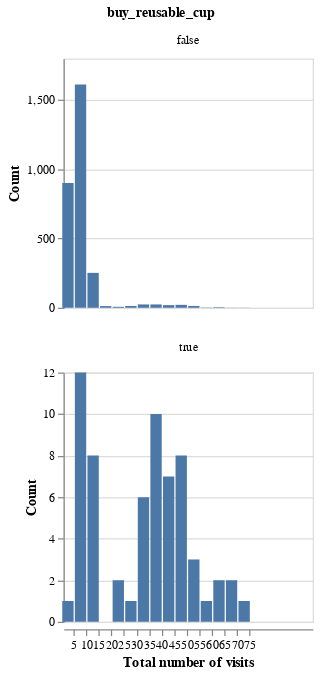

Notebook code cell kept with this figure:
### Code cell
reusable_cup_viz = alt.Chart(reusable_cup_viz_df).mark_bar().encode(
    alt.X('total_visits').title(
        "Total number of visits"
    ).bin(
        maxbins=15
    ).scale(
        domain=(1, 100)
    ),
    alt.Y('count()').title('Count')
).transform_filter(
    (alt.datum.total_visits >= 1) & (alt.datum.total_visits <= 100)
).properties(
    height=200,
    width=200
).facet(
    'buy_reusable_cup',
    columns=1
)

reusable_cup_viz.resolve_scale(
    y='independent'
)

### Figure 1 — Vega-Lite specification as saved in the notebook (floating-point values rounded to 4 significant figures; data arrays with more than 128 entries replaced by an {"elided": "..."} marker saying what was removed)
{"config": {"view": {"continuousWidth": 300, "continuousHeight": 300}}, "data": {"name": "data-7f90a8994baa4bdf095f15020e282f62"}, "facet": {"field": "buy_reusable_cup", "type": "nominal"}, "spec": {"mark": {"type": "bar"}, "encoding": {"x": {"bin": {"maxbins": 15}, "field": "total_visits", "scale": {"domain": [1, 100]}, "title": "Total number of visits", "type": "quantitative"}, "y": {"aggregate": "count", "title": "Count", "type": "quantitative"}}, "height": 200, "transform": [{"filter": "((datum.total_visits >= 1) && (datum.total_visits <= 100))"}], "width": 200}, "columns": 1, "resolve": {"scale": {"y": "independent"}}, "$schema": "https://vega.github.io/schema/vega-lite/v5.20.1.json", "datasets": {"data-7f90a8994baa4bdf095f15020e282f62": {"elided": "2994 records"}}}
